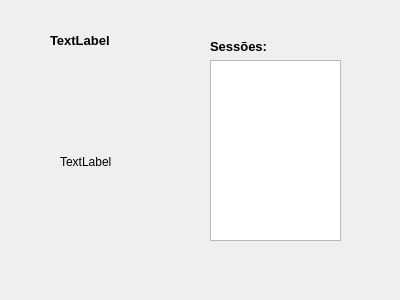
<?xml version="1.0" encoding="UTF-8"?>
<ui version="4.0">
 <class>Aluguel</class>
 <widget class="QDialog" name="Aluguel">
  <property name="geometry">
   <rect>
    <x>0</x>
    <y>0</y>
    <width>400</width>
    <height>300</height>
   </rect>
  </property>
  <property name="maximumSize">
   <size>
    <width>400</width>
    <height>300</height>
   </size>
  </property>
  <property name="windowTitle">
   <string>Escolher sessão</string>
  </property>
  <property name="styleSheet">
   <string notr="true">#Aluguel
{
background-image: url(://bg3.jpg);
}
QPushButton
{
border-radius:10px;
border: 0.5px solid #000;
}</string>
  </property>
  <widget class="QLabel" name="label">
   <property name="geometry">
    <rect>
     <x>50</x>
     <y>20</y>
     <width>150</width>
     <height>40</height>
    </rect>
   </property>
   <property name="font">
    <font>
     <pointsize>10</pointsize>
     <bold>true</bold>
    </font>
   </property>
   <property name="text">
    <string>TextLabel</string>
   </property>
  </widget>
  <widget class="QLabel" name="label_2">
   <property name="geometry">
    <rect>
     <x>60</x>
     <y>60</y>
     <width>138</width>
     <height>204</height>
    </rect>
   </property>
   <property name="text">
    <string>TextLabel</string>
   </property>
  </widget>
  <widget class="QListWidget" name="listWidget">
   <property name="geometry">
    <rect>
     <x>210</x>
     <y>60</y>
     <width>131</width>
     <height>181</height>
    </rect>
   </property>
  </widget>
  <widget class="QLabel" name="label_3">
   <property name="geometry">
    <rect>
     <x>210</x>
     <y>40</y>
     <width>70</width>
     <height>12</height>
    </rect>
   </property>
   <property name="font">
    <font>
     <pointsize>10</pointsize>
     <bold>true</bold>
    </font>
   </property>
   <property name="text">
    <string>Sessões:</string>
   </property>
  </widget>
 </widget>
 <resources/>
 <connections/>
</ui>
